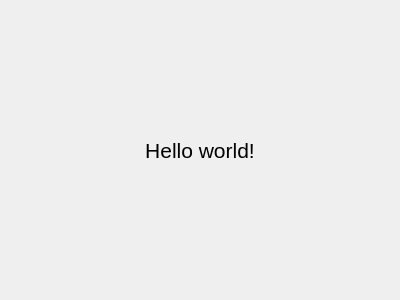
<?xml version="1.0" encoding="UTF-8"?>
<ui version="4.0">
 <class>HelloWorldWidget</class>
 <widget class="QWidget" name="HelloWorldWidget">
  <property name="geometry">
   <rect>
    <x>0</x>
    <y>0</y>
    <width>400</width>
    <height>300</height>
   </rect>
  </property>
  <property name="windowTitle">
   <string>HelloWorldWidget</string>
  </property>
  <layout class="QVBoxLayout" name="verticalLayout">
   <item>
    <widget class="QLabel" name="label">
     <property name="font">
      <font>
       <pointsize>16</pointsize>
      </font>
     </property>
     <property name="text">
      <string>Hello world!</string>
     </property>
     <property name="alignment">
      <set>Qt::AlignCenter</set>
     </property>
    </widget>
   </item>
  </layout>
 </widget>
 <layoutdefault spacing="6" margin="11"/>
 <resources/>
 <connections/>
</ui>
